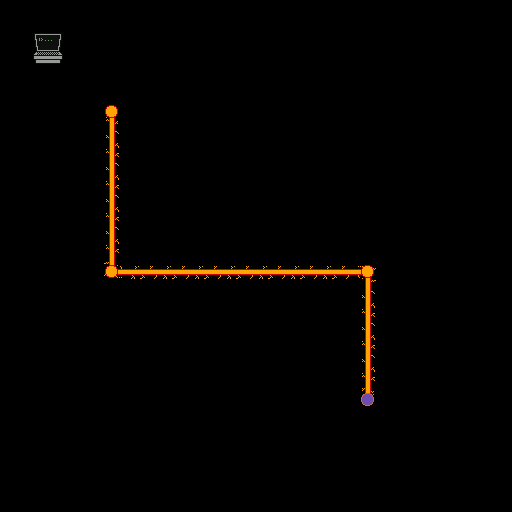

The image is a tile-based game level rendered from a .tmx file. Its description and complete source (layers, tilesets, objects, tile grids) follow:
An orthogonal 16x16 tile map with 32x32 px tiles, 3 tile layers (p, n, d) and 4 objects (bS, pS, bG, pG).

<map version="1.4" tiledversion="1.4.2" orientation="orthogonal" renderorder="right-down" width="16" height="16" tilewidth="32" tileheight="32" infinite="0" nextlayerid="6" nextobjectid="9">
 <editorsettings>
  <export target="../json/level0.json" format="json" />
 </editorsettings>
 <tileset firstgid="1" source="a.tsx" />
 <layer id="3" name="p" width="16" height="16">
  <data encoding="csv">
0,0,0,0,0,0,0,0,0,0,0,0,0,0,0,0,
0,0,0,0,0,0,0,0,0,0,0,0,0,0,0,0,
0,0,0,0,0,0,0,0,0,0,0,0,0,0,0,0,
0,0,0,2684354612,0,0,0,0,0,0,0,0,0,0,0,0,
0,0,0,1610612785,0,0,0,0,0,0,0,0,0,0,0,0,
0,0,0,1610612785,0,0,0,0,0,0,0,0,0,0,0,0,
0,0,0,1610612785,0,0,0,0,0,0,0,0,0,0,0,0,
0,0,0,1610612785,0,0,0,0,0,0,0,0,0,0,0,0,
0,0,0,3221225525,49,49,49,49,49,49,49,53,0,0,0,0,
0,0,0,0,0,0,0,0,0,0,0,1610612785,0,0,0,0,
0,0,0,0,0,0,0,0,0,0,0,1610612785,0,0,0,0,
0,0,0,0,0,0,0,0,0,0,0,1610612785,0,0,0,0,
0,0,0,0,0,0,0,0,0,0,0,1610612788,0,0,0,0,
0,0,0,0,0,0,0,0,0,0,0,0,0,0,0,0,
0,0,0,0,0,0,0,0,0,0,0,0,0,0,0,0,
0,0,0,0,0,0,0,0,0,0,0,0,0,0,0,0
</data>
 </layer>
 <layer id="2" name="n" width="16" height="16">
  <data encoding="csv">
0,0,0,0,0,0,0,0,0,0,0,0,0,0,0,0,
0,0,0,0,0,0,0,0,0,0,0,0,0,0,0,0,
0,0,0,0,0,0,0,0,0,0,0,0,0,0,0,0,
0,0,0,47,0,0,0,0,0,0,0,0,0,0,0,0,
0,0,0,0,0,0,0,0,0,0,0,0,0,0,0,0,
0,0,0,0,0,0,0,0,0,0,0,0,0,0,0,0,
0,0,0,0,0,0,0,0,0,0,0,0,0,0,0,0,
0,0,0,0,0,0,0,0,0,0,0,0,0,0,0,0,
0,0,0,47,0,0,0,0,0,0,0,47,0,0,0,0,
0,0,0,0,0,0,0,0,0,0,0,0,0,0,0,0,
0,0,0,0,0,0,0,0,0,0,0,0,0,0,0,0,
0,0,0,0,0,0,0,0,0,0,0,0,0,0,0,0,
0,0,0,0,0,0,0,0,0,0,0,48,0,0,0,0,
0,0,0,0,0,0,0,0,0,0,0,0,0,0,0,0,
0,0,0,0,0,0,0,0,0,0,0,0,0,0,0,0,
0,0,0,0,0,0,0,0,0,0,0,0,0,0,0,0
</data>
 </layer>
 <layer id="5" name="d" width="16" height="16">
  <data encoding="csv">
0,0,0,0,0,0,0,0,0,0,0,0,0,0,0,0,
0,40,0,0,0,0,0,0,0,0,0,0,0,0,0,0,
0,0,0,0,0,0,0,0,0,0,0,0,0,0,0,0,
0,0,0,0,0,0,0,0,0,0,0,0,0,0,0,0,
0,0,0,0,0,0,0,0,0,0,0,0,0,0,0,0,
0,0,0,0,0,0,0,0,0,0,0,0,0,0,0,0,
0,0,0,0,0,0,0,0,0,0,0,0,0,0,0,0,
0,0,0,0,0,0,0,0,0,0,0,0,0,0,0,0,
0,0,0,0,0,0,0,0,0,0,0,0,0,0,0,0,
0,0,0,0,0,0,0,0,0,0,0,0,0,0,0,0,
0,0,0,0,0,0,0,0,0,0,0,0,0,0,0,0,
0,0,0,0,0,0,0,0,0,0,0,0,0,0,0,0,
0,0,0,0,0,0,0,0,0,0,0,0,0,0,0,0,
0,0,0,0,0,0,0,0,0,0,0,0,0,0,0,0,
0,0,0,0,0,0,0,0,0,0,0,0,0,0,0,0,
0,0,0,0,0,0,0,0,0,0,0,0,0,0,0,0
</data>
 </layer>
 <objectgroup id="4" name="I">
  <object id="1" name="bS" x="96" y="96" width="32" height="32" />
  <object id="2" name="pS" x="32" y="64" width="32" height="32" />
  <object id="3" name="bG" x="352" y="384" width="32" height="32" />
  <object id="4" name="pG" x="352" y="384" width="64" height="64" />
 </objectgroup>
</map>
